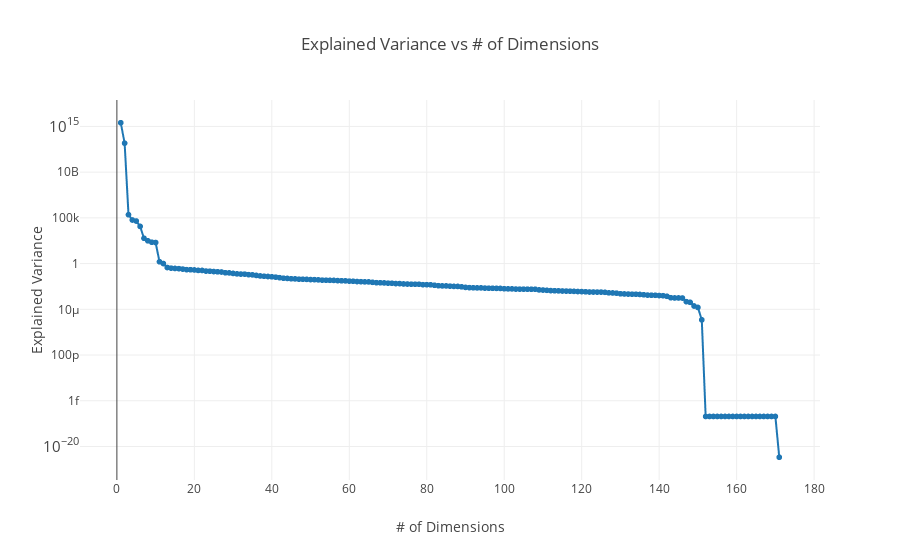

Notebook code for this chart:
### Markdown cell above
Let's start by performing PCA on the full dataset to see how many features we can safely remove. Performing PCA on the full dataset has two benefits.

1. The dimensionality of the training data is reduced and therefore takes less computation resources and time to train the model on.
2. Colinear features are removed. The principal components returned by PCA are all orthogonal.

### Code cell
pca = PCA()
pca.fit(X_train)

x = list(range(1, len(pca.explained_variance_)+1))
y = pca.explained_variance_

trace0 = go.Scattergl(x=x, y=y, mode='lines+markers')

layout = go.Layout(title='Explained Variance vs # of Dimensions',
                  xaxis=dict(title='# of Dimensions'),
                  yaxis=dict(title='Explained Variance', type='log'))

fig = go.Figure([trace0], layout)

iplot(fig, filename='explained-var_vs_N-dimensions.html')

### Figure 1 — Plotly figure (JSON) as saved in the notebook; plotly's stock layout.template omitted (floating-point values rounded to 4 significant figures; data arrays with more than 128 entries replaced by an {"elided": "..."} marker saying what was removed)
{"data": [{"mode": "lines+markers", "type": "scattergl", "uid": "dc613f76-b0ed-11e9-b376-e442a6f8adc6", "x": {"elided": "171 int values"}, "y": {"elided": "171 float values"}}], "layout": {"title": "Explained Variance vs # of Dimensions", "xaxis": {"title": "# of Dimensions"}, "yaxis": {"title": "Explained Variance", "type": "log"}}}
